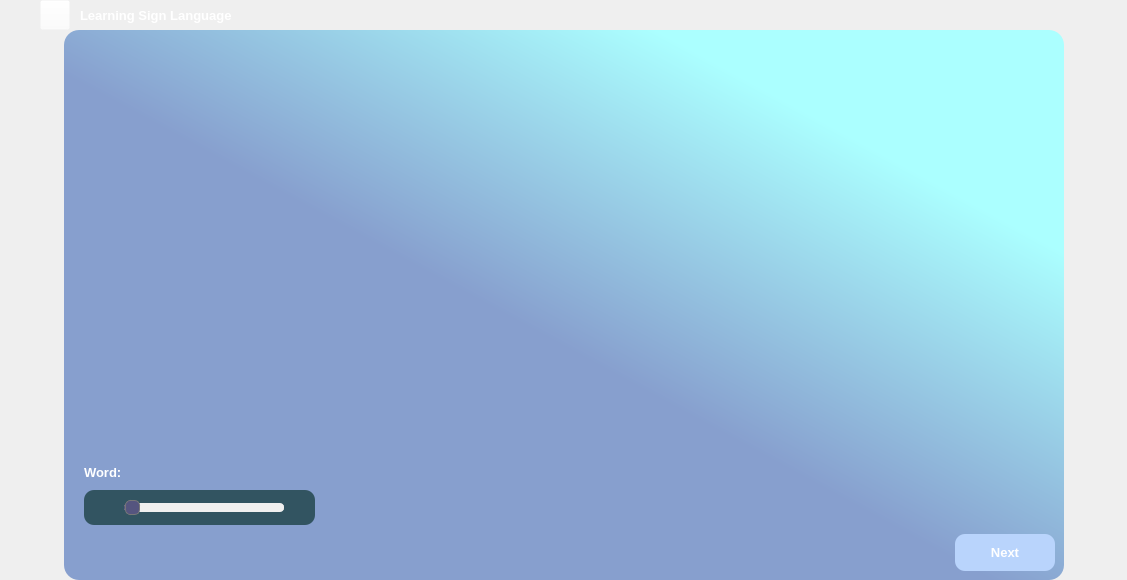
            <widget class="QWidget" name="page_learning">
             <layout class="QVBoxLayout" name="verticalLayout_4">
              <property name="spacing">
               <number>0</number>
              </property>
              <property name="leftMargin">
               <number>0</number>
              </property>
              <property name="topMargin">
               <number>0</number>
              </property>
              <property name="rightMargin">
               <number>0</number>
              </property>
              <property name="bottomMargin">
               <number>0</number>
              </property>
              <item>
               <widget class="QWidget" name="widget_11" native="true">
                <property name="minimumSize">
                 <size>
                  <width>0</width>
                  <height>30</height>
                 </size>
                </property>
                <property name="maximumSize">
                 <size>
                  <width>16777215</width>
                  <height>30</height>
                 </size>
                </property>
                <property name="styleSheet">
                 <string notr="true">background-color: rgba(255, 255, 255, 0);
</string>
                </property>
                <widget class="QPushButton" name="btn_back">
                 <property name="geometry">
                  <rect>
                   <x>40</x>
                   <y>0</y>
                   <width>30</width>
                   <height>30</height>
                  </rect>
                 </property>
                 <property name="cursor">
                  <cursorShape>PointingHandCursor</cursorShape>
                 </property>
                 <property name="text">
                  <string/>
                 </property>
                 <property name="icon">
                  <iconset>
                   <normaloff>Image/Group 4.png</normaloff>Image/Group 4.png</iconset>
                 </property>
                 <property name="iconSize">
                  <size>
                   <width>30</width>
                   <height>30</height>
                  </size>
                 </property>
                </widget>
                <widget class="QLabel" name="label_2">
                 <property name="geometry">
                  <rect>
                   <x>80</x>
                   <y>0</y>
                   <width>221</width>
                   <height>30</height>
                  </rect>
                 </property>
                 <property name="font">
                  <font>
                   <pointsize>10</pointsize>
                   <weight>75</weight>
                   <bold>true</bold>
                  </font>
                 </property>
                 <property name="styleSheet">
                  <string notr="true">color: rgb(255, 255, 255)</string>
                 </property>
                 <property name="text">
                  <string>Learning Sign Language</string>
                 </property>
                </widget>
               </widget>
              </item>
              <item>
               <widget class="QWidget" name="widget_10" native="true">
                <property name="minimumSize">
                 <size>
                  <width>0</width>
                  <height>50</height>
                 </size>
                </property>
                <property name="styleSheet">
                 <string notr="true">background-color: rgba(255, 255, 255, 0)
</string>
                </property>
                <layout class="QHBoxLayout" name="horizontalLayout_8">
                 <property name="spacing">
                  <number>0</number>
                 </property>
                 <property name="leftMargin">
                  <number>0</number>
                 </property>
                 <property name="topMargin">
                  <number>0</number>
                 </property>
                 <property name="rightMargin">
                  <number>0</number>
                 </property>
                 <property name="bottomMargin">
                  <number>0</number>
                 </property>
                 <item>
                  <spacer name="horizontalSpacer">
                   <property name="orientation">
                    <enum>Qt::Horizontal</enum>
                   </property>
                   <property name="sizeHint" stdset="0">
                    <size>
                     <width>64</width>
                     <height>20</height>
                    </size>
                   </property>
                  </spacer>
                 </item>
                 <item>
                  <widget class="QWidget" name="widget_12" native="true">
                   <property name="minimumSize">
                    <size>
                     <width>1000</width>
                     <height>50</height>
                    </size>
                   </property>
                   <property name="maximumSize">
                    <size>
                     <width>600</width>
                     <height>640</height>
                    </size>
                   </property>
                   <property name="styleSheet">
                    <string notr="true">#widget_12{
background-color: qlineargradient(spread:pad, x1:0.468395, y1:0.546, x2:0.802, y2:0.210227, stop:0 rgba(135, 159, 206, 255), stop:1 rgba(171, 255, 255, 255));
border-radius : 15px;
}
</string>
                   </property>
                   <layout class="QVBoxLayout" name="verticalLayout_5">
                    <property name="spacing">
                     <number>0</number>
                    </property>
                    <property name="leftMargin">
                     <number>0</number>
                    </property>
                    <property name="topMargin">
                     <number>0</number>
                    </property>
                    <property name="rightMargin">
                     <number>0</number>
                    </property>
                    <property name="bottomMargin">
                     <number>0</number>
                    </property>
                    <item>
                     <widget class="QWidget" name="widget_13" native="true">
                      <property name="minimumSize">
                       <size>
                        <width>0</width>
                        <height>50</height>
                       </size>
                      </property>
                      <layout class="QHBoxLayout" name="horizontalLayout_10">
                       <property name="spacing">
                        <number>0</number>
                       </property>
                       <property name="leftMargin">
                        <number>20</number>
                       </property>
                       <property name="topMargin">
                        <number>10</number>
                       </property>
                       <property name="rightMargin">
                        <number>20</number>
                       </property>
                       <property name="bottomMargin">
                        <number>0</number>
                       </property>
                       <item>
                        <widget class="QWidget" name="widget_15" native="true">
                         <property name="minimumSize">
                          <size>
                           <width>450</width>
                           <height>450</height>
                          </size>
                         </property>
                         <property name="maximumSize">
                          <size>
                           <width>485</width>
                           <height>450</height>
                          </size>
                         </property>
                         <property name="styleSheet">
                          <string notr="true">border-radius : 15px</string>
                         </property>
                         <layout class="QVBoxLayout" name="verticalLayout_6">
                          <property name="spacing">
                           <number>0</number>
                          </property>
                          <property name="leftMargin">
                           <number>0</number>
                          </property>
                          <property name="topMargin">
                           <number>0</number>
                          </property>
                          <property name="rightMargin">
                           <number>0</number>
                          </property>
                          <property name="bottomMargin">
                           <number>0</number>
                          </property>
                          <item>
                           <widget class="QLabel" name="label_Screen1">
                            <property name="font">
                             <font>
                              <family>MS Shell Dlg 2</family>
                             </font>
                            </property>
                            <property name="contextMenuPolicy">
                             <enum>Qt::DefaultContextMenu</enum>
                            </property>
                            <property name="styleSheet">
                             <string notr="true"/>
                            </property>
                            <property name="text">
                             <string/>
                            </property>
                            <property name="pixmap">
                             <pixmap>Image/z5461290588979_692bf1a21a79b202b016a475ef95d80d.jpg</pixmap>
                            </property>
                            <property name="scaledContents">
                             <bool>true</bool>
                            </property>
                            <property name="alignment">
                             <set>Qt::AlignCenter</set>
                            </property>
                           </widget>
                          </item>
                          <item>
                           <widget class="QWidget" name="widget_63" native="true">
                            <property name="maximumSize">
                             <size>
                              <width>16777215</width>
                              <height>35</height>
                             </size>
                            </property>
                            <layout class="QHBoxLayout" name="horizontalLayout_32">
                             <property name="spacing">
                              <number>0</number>
                             </property>
                             <property name="leftMargin">
                              <number>0</number>
                             </property>
                             <property name="topMargin">
                              <number>0</number>
                             </property>
                             <property name="rightMargin">
                              <number>0</number>
                             </property>
                             <property name="bottomMargin">
                              <number>0</number>
                             </property>
                             <item>
                              <widget class="QLabel" name="label_5">
                               <property name="font">
                                <font>
                                 <pointsize>10</pointsize>
                                 <weight>75</weight>
                                 <bold>true</bold>
                                </font>
                               </property>
                               <property name="styleSheet">
                                <string notr="true">color:rgb(255, 255, 255)</string>
                               </property>
                               <property name="text">
                                <string>Word:</string>
                               </property>
                              </widget>
                             </item>
                             <item>
                              <widget class="QLineEdit" name="LEdit_Word">
                               <property name="minimumSize">
                                <size>
                                 <width>0</width>
                                 <height>35</height>
                                </size>
                               </property>
                               <property name="maximumSize">
                                <size>
                                 <width>16777215</width>
                                 <height>35</height>
                                </size>
                               </property>
                               <property name="font">
                                <font>
                                 <pointsize>10</pointsize>
                                 <weight>75</weight>
                                 <bold>true</bold>
                                </font>
                               </property>
                               <property name="styleSheet">
                                <string notr="true">border : none;
color : rgb(255, 255, 255)</string>
                               </property>
                              </widget>
                             </item>
                            </layout>
                           </widget>
                          </item>
                         </layout>
                        </widget>
                       </item>
                       <item>
                        <spacer name="horizontalSpacer_5">
                         <property name="orientation">
                          <enum>Qt::Horizontal</enum>
                         </property>
                         <property name="sizeHint" stdset="0">
                          <size>
                           <width>57</width>
                           <height>20</height>
                          </size>
                         </property>
                        </spacer>
                       </item>
                       <item>
                        <widget class="QWidget" name="widget_16" native="true">
                         <property name="minimumSize">
                          <size>
                           <width>450</width>
                           <height>450</height>
                          </size>
                         </property>
                         <property name="maximumSize">
                          <size>
                           <width>450</width>
                           <height>450</height>
                          </size>
                         </property>
                         <property name="styleSheet">
                          <string notr="true">border-radius : 15px</string>
                         </property>
                         <layout class="QVBoxLayout" name="verticalLayout_7">
                          <property name="spacing">
                           <number>0</number>
                          </property>
                          <property name="leftMargin">
                           <number>0</number>
                          </property>
                          <property name="topMargin">
                           <number>0</number>
                          </property>
                          <property name="rightMargin">
                           <number>0</number>
                          </property>
                          <property name="bottomMargin">
                           <number>0</number>
                          </property>
                          <item>
                           <widget class="QLabel" name="label_Screen2">
                            <property name="text">
                             <string/>
                            </property>
                            <property name="pixmap">
                             <pixmap>Image/z5461290588979_692bf1a21a79b202b016a475ef95d80d.jpg</pixmap>
                            </property>
                            <property name="scaledContents">
                             <bool>true</bool>
                            </property>
                            <property name="alignment">
                             <set>Qt::AlignCenter</set>
                            </property>
                           </widget>
                          </item>
                          <item>
                           <widget class="QWidget" name="widget_18" native="true">
                            <property name="minimumSize">
                             <size>
                              <width>0</width>
                              <height>35</height>
                             </size>
                            </property>
                            <property name="maximumSize">
                             <size>
                              <width>16777215</width>
                              <height>35</height>
                             </size>
                            </property>
                            <layout class="QHBoxLayout" name="horizontalLayout_33">
                             <property name="spacing">
                              <number>0</number>
                             </property>
                             <property name="leftMargin">
                              <number>0</number>
                             </property>
                             <property name="topMargin">
                              <number>0</number>
                             </property>
                             <property name="rightMargin">
                              <number>0</number>
                             </property>
                             <property name="bottomMargin">
                              <number>0</number>
                             </property>
                             <item>
                              <widget class="QLabel" name="label_icon">
                               <property name="minimumSize">
                                <size>
                                 <width>50</width>
                                 <height>35</height>
                                </size>
                               </property>
                               <property name="maximumSize">
                                <size>
                                 <width>50</width>
                                 <height>50</height>
                                </size>
                               </property>
                               <property name="text">
                                <string/>
                               </property>
                               <property name="pixmap">
                                <pixmap>Image/Group 37.png</pixmap>
                               </property>
                              </widget>
                             </item>
                             <item>
                              <widget class="QLineEdit" name="LEdit_Predict">
                               <property name="maximumSize">
                                <size>
                                 <width>16777215</width>
                                 <height>35</height>
                                </size>
                               </property>
                               <property name="font">
                                <font>
                                 <pointsize>10</pointsize>
                                 <weight>75</weight>
                                 <bold>true</bold>
                                </font>
                               </property>
                               <property name="styleSheet">
                                <string notr="true">border : none;
color : rgb(255, 255, 255)</string>
                               </property>
                              </widget>
                             </item>
                            </layout>
                           </widget>
                          </item>
                         </layout>
                        </widget>
                       </item>
                      </layout>
                     </widget>
                    </item>
                    <item>
                     <widget class="QWidget" name="widget_14" native="true">
                      <property name="minimumSize">
                       <size>
                        <width>50</width>
                        <height>90</height>
                       </size>
                      </property>
                      <property name="maximumSize">
                       <size>
                        <width>16777215</width>
                        <height>90</height>
                       </size>
                      </property>
                      <layout class="QVBoxLayout" name="verticalLayout_25">
                       <property name="spacing">
                        <number>0</number>
                       </property>
                       <property name="leftMargin">
                        <number>0</number>
                       </property>
                       <property name="topMargin">
                        <number>0</number>
                       </property>
                       <property name="rightMargin">
                        <number>0</number>
                       </property>
                       <property name="bottomMargin">
                        <number>0</number>
                       </property>
                       <item>
                        <widget class="QWidget" name="widget_17" native="true">
                         <property name="maximumSize">
                          <size>
                           <width>16777215</width>
                           <height>35</height>
                          </size>
                         </property>
                         <widget class="QLabel" name="label_6">
                          <property name="geometry">
                           <rect>
                            <x>20</x>
                            <y>0</y>
                            <width>231</width>
                            <height>35</height>
                           </rect>
                          </property>
                          <property name="minimumSize">
                           <size>
                            <width>200</width>
                            <height>35</height>
                           </size>
                          </property>
                          <property name="styleSheet">
                           <string notr="true">background-color : rgb(50, 84, 97);
border-radius : 10px</string>
                          </property>
                          <property name="text">
                           <string/>
                          </property>
                         </widget>
                         <widget class="QLabel" name="label_66">
                          <property name="geometry">
                           <rect>
                            <x>20</x>
                            <y>0</y>
                            <width>35</width>
                            <height>35</height>
                           </rect>
                          </property>
                          <property name="minimumSize">
                           <size>
                            <width>0</width>
                            <height>35</height>
                           </size>
                          </property>
                          <property name="maximumSize">
                           <size>
                            <width>35</width>
                            <height>16777215</height>
                           </size>
                          </property>
                          <property name="text">
                           <string/>
                          </property>
                          <property name="pixmap">
                           <pixmap>Image/bi_volume-down-fill.png</pixmap>
                          </property>
                         </widget>
                         <widget class="QSlider" name="horizontalSlider">
                          <property name="geometry">
                           <rect>
                            <x>60</x>
                            <y>0</y>
                            <width>160</width>
                            <height>35</height>
                           </rect>
                          </property>
                          <property name="minimumSize">
                           <size>
                            <width>0</width>
                            <height>35</height>
                           </size>
                          </property>
                          <property name="styleSheet">
                           <string notr="true">
            QSlider::groove:horizontal {
                border: 1px solid #999999;
                height: 3px;
                background: rgb(85, 85, 127);
                margin: 2px 0;
                border-radius: 4px;
            }
            QSlider::handle:horizontal {
                background: rgb(85, 85, 127);
                border: 1px solid #777;
                width: 13px;
                height: 13px;
                margin: -6px 0;
                border-radius: 5px;
            }
QSlider::handle:horizontal:hover {
                background: rgb(0, 0, 127);
            }
            QSlider::sub-page:horizontal {
                background: rgb(85, 85, 127);
                border-radius: 4px;
            }
            QSlider::add-page:horizontal {
                background: #f0f0f0;
                border-radius: 4px;
            }</string>
                          </property>
                          <property name="orientation">
                           <enum>Qt::Horizontal</enum>
                          </property>
                         </widget>
                        </widget>
                       </item>
                       <item>
                        <widget class="QWidget" name="widget_64" native="true">
                         <layout class="QHBoxLayout" name="horizontalLayout_9">
                          <item>
                           <spacer name="horizontalSpacer_4">
                            <property name="orientation">
                             <enum>Qt::Horizontal</enum>
                            </property>
                            <property name="sizeHint" stdset="0">
                             <size>
                              <width>873</width>
                              <height>20</height>
                             </size>
                            </property>
                           </spacer>
                          </item>
                          <item>
                           <widget class="QPushButton" name="btn_Next">
                            <property name="minimumSize">
                             <size>
                              <width>100</width>
                              <height>0</height>
                             </size>
                            </property>
                            <property name="maximumSize">
                             <size>
                              <width>100</width>
                              <height>40</height>
                             </size>
                            </property>
                            <property name="font">
                             <font>
                              <pointsize>10</pointsize>
                              <weight>75</weight>
                              <bold>true</bold>
                             </font>
                            </property>
                            <property name="cursor">
                             <cursorShape>PointingHandCursor</cursorShape>
                            </property>
                            <property name="styleSheet">
                             <string notr="true">
QPushButton{
background-color: rgb(185, 212, 252);
color : rgb(255, 255, 255);
border : none;
border-radius : 10px;
}
QPushButton:hover {
                background-color: rgb(105, 120, 255); 
            }</string>
                            </property>
                            <property name="text">
                             <string>Next</string>
                            </property>
                           </widget>
                          </item>
                         </layout>
                        </widget>
                       </item>
                      </layout>
                     </widget>
                    </item>
                   </layout>
                  </widget>
                 </item>
                 <item>
                  <spacer name="horizontalSpacer_3">
                   <property name="orientation">
                    <enum>Qt::Horizontal</enum>
                   </property>
                   <property name="sizeHint" stdset="0">
                    <size>
                     <width>63</width>
                     <height>20</height>
                    </size>
                   </property>
                  </spacer>
                 </item>
                </layout>
               </widget>
              </item>
             </layout>
            </widget>
